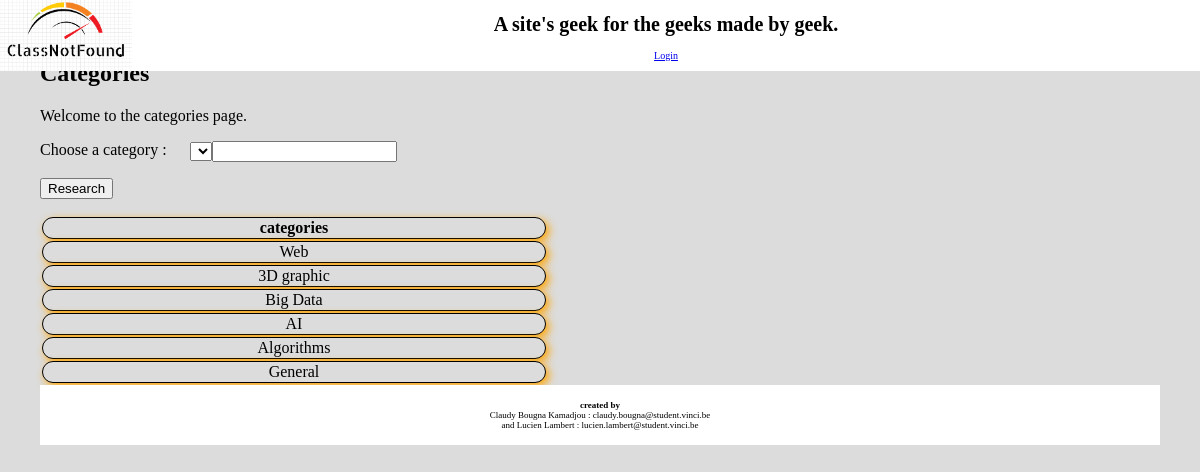
/index.php?action=categories, run on the app's committed database.
### tables this page shows
CREATE TABLE IF NOT EXISTS `categories` (
  `id_category` int(11) NOT NULL AUTO_INCREMENT,
  `name` varchar(255) NOT NULL,
  PRIMARY KEY (`id_category`)
);

### controllers/CategoryController.php (called while the page is built, shortened)
<?php
class CategoryController{
    private $_db;
    public function __construct($db) {
        $this->_db = $db;
    }
    public function run(){
        $tabcategories = '';
        $html_keyword = '';
        if (!empty($_POST['form_research']) && !empty($_POST['keyword'])) {
            $tabcategories = $this->_db->select_categories($_POST['keyword']);
            $html_keyword = htmlspecialchars($_POST['keyword']);
        } else {
            $tabcategories = $this->_db->select_categories();
        }
        require_once(CHEMIN_VUES . 'category.php');
    }
}
?>

### index.php (called while the page is built, shortened)
<?php
	$db = Db::getInstance();
	require_once(CHEMIN_VUES . 'header.php');
	$action = (isset($_GET['action'])) ? $_GET['action'] : 'default';
	switch($action) {
        case 'categories':
			require_once(CHEMIN_CONTROLEURS . 'CategoryController.php');
			$controller = new CategoryController($db);
			break;
	}
	$controller->run();
	require_once(CHEMIN_VUES . 'footer.php');
?>

### models/Db.class.php (called while the page is built, shortened)
<?php class Db {
    private $_db;
    private function __construct() {
        try {
            $this->_db = new PDO('mysql:host=localhost;dbname=projet;charset=utf8', 'root', '');
            $this->_db->setAttribute(PDO::ATTR_ERRMODE, PDO::ERRMODE_EXCEPTION);
            $this->_db->setAttribute(PDO::ATTR_DEFAULT_FETCH_MODE, PDO::FETCH_OBJ);
        } catch (PDOException $e) {
            die('Erreur de connexion à la base de données : ' . $e->getMessage());
        }
    }
    public function select_categories() {
        $query = 'SELECT * FROM categories ORDER BY id_category DESC';
        $ps = $this->_db->query($query);
        $table = array();
        while ($row = $ps->fetch()) {
            $table[] = new Category($row->id_category, $row->name);
        }
        return $table;
    }
} ?>

### models/Category.class.php (called while the page is built, shortened)
<?php class Category {
    private $_name;
    public function __construct($id_category, $name) {
        $this->_name = $name;
    }
    public function html_name(){
        return htmlspecialchars($this->_name);
    }
} ?>

### views/category.php (the view, shortened to what this page needs)
<h2>Categories</h2>
<p>Welcome to the categories page.</p>
<section id="contenu">
    <div class="formulaire">
        <form action="index.php?action=category" method="post">
            <label for="id_category">Choose a category :</label>
            <select id="id_category" name="id_category">
                <p>Search Box : <input type="text" name="keyword" value="<?php echo $html_keyword ?>"/>
                <p><input type="submit" name="form_research" value="Research"></p>
            </select>
        </form>
    </div>
    <table id="tableBalises">
        <thead>
        <tr>
            <th>categories</th>
        </tr>
        </thead>
        <tbody>
        <?php foreach ($tabcategories as $i => $category) { ?>
            <tr>
                <td><span class="html"><?= $category->html_name(); ?></span></td>
            </tr>
        <?php } ?>
        </tbody>
    </table>
</section>

### views/css/base.css (style rules this page uses)
#tableBalises th { border-style: solid; border-width: thin; border-collapse: collapse; background-color: #DCDCDC; text-align: center; margin-top: auto; margin-left: auto; margin-right: auto; width: 500px; border-radius: 15px; box-shadow: 3px 3px 9px orange; }
#tableBalises td { border-style: solid; border-width: thin; border-collapse: collapse; background-color: #DCDCDC; text-align: center; margin-top: auto; margin-left: auto; margin-right: auto; width: 500px; border-radius: 15px; box-shadow: 3px 3px 9px orange; }
html { font-family: cursive; }
body { height: 100%; background-color: #DCDCDC; min-height: 100%; margin: 20px; padding: 20px; }
label { display:block; width:150px; float:left; }

### data on the page
categories: name "Web"
categories: name "3D graphic"
categories: name "Big Data"
categories: name "AI"
categories: name "Algorithms"
categories: name "General"

### other printed values
$libelleloginmember "Login"
EMAIL2 "claudy.bougna@student.vinci.be"
EMAIL1 "lucien.lambert@student.vinci.be"
